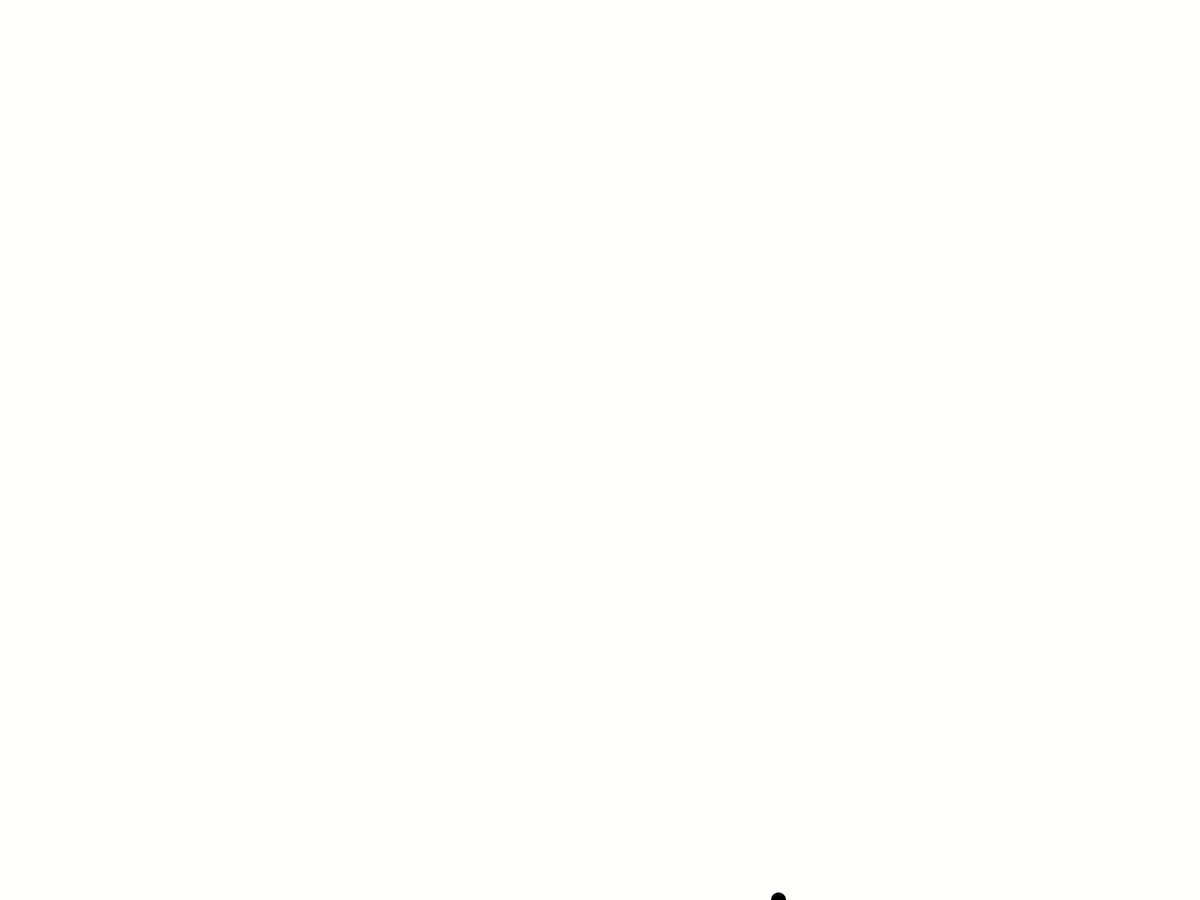
Frame 1 (no input)
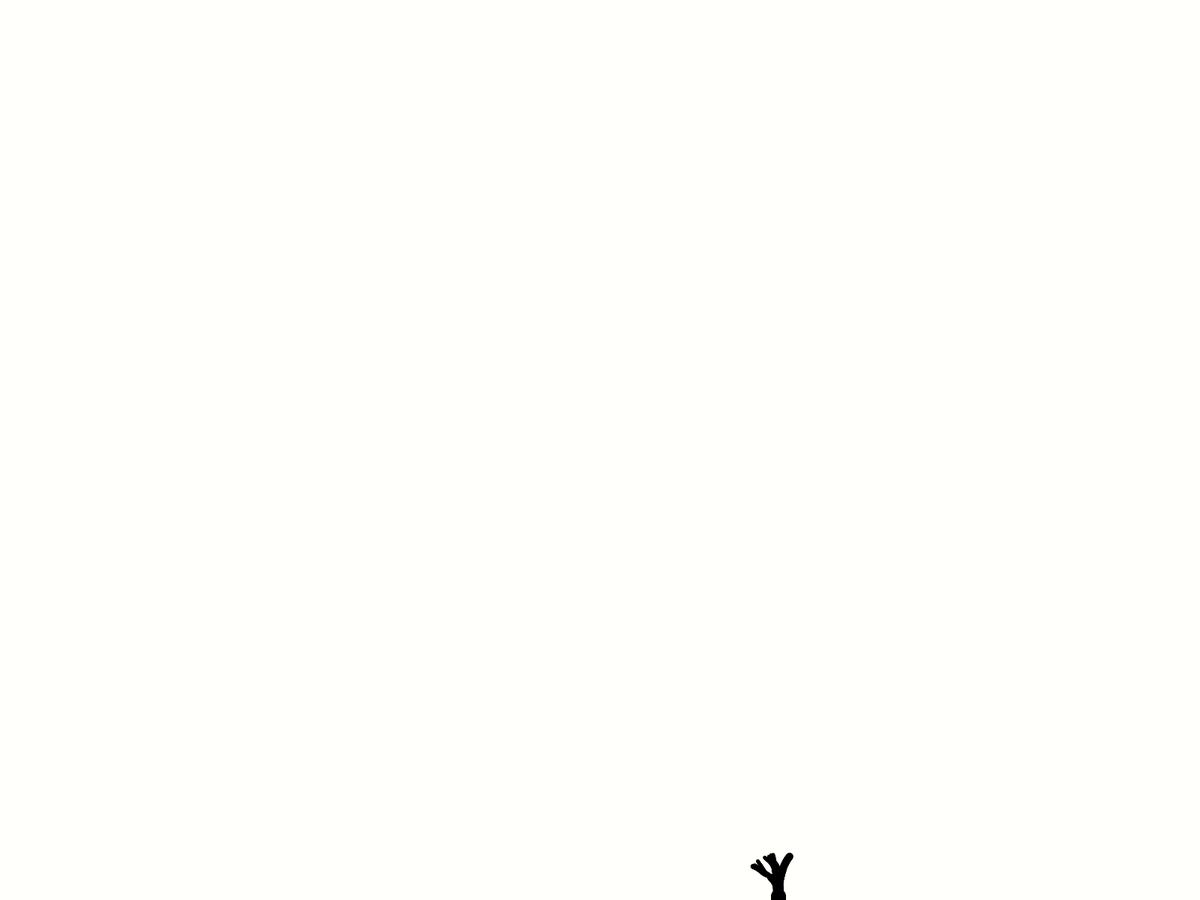
Frame 60 (the mouse pressed at the canvas centre just before this capture)
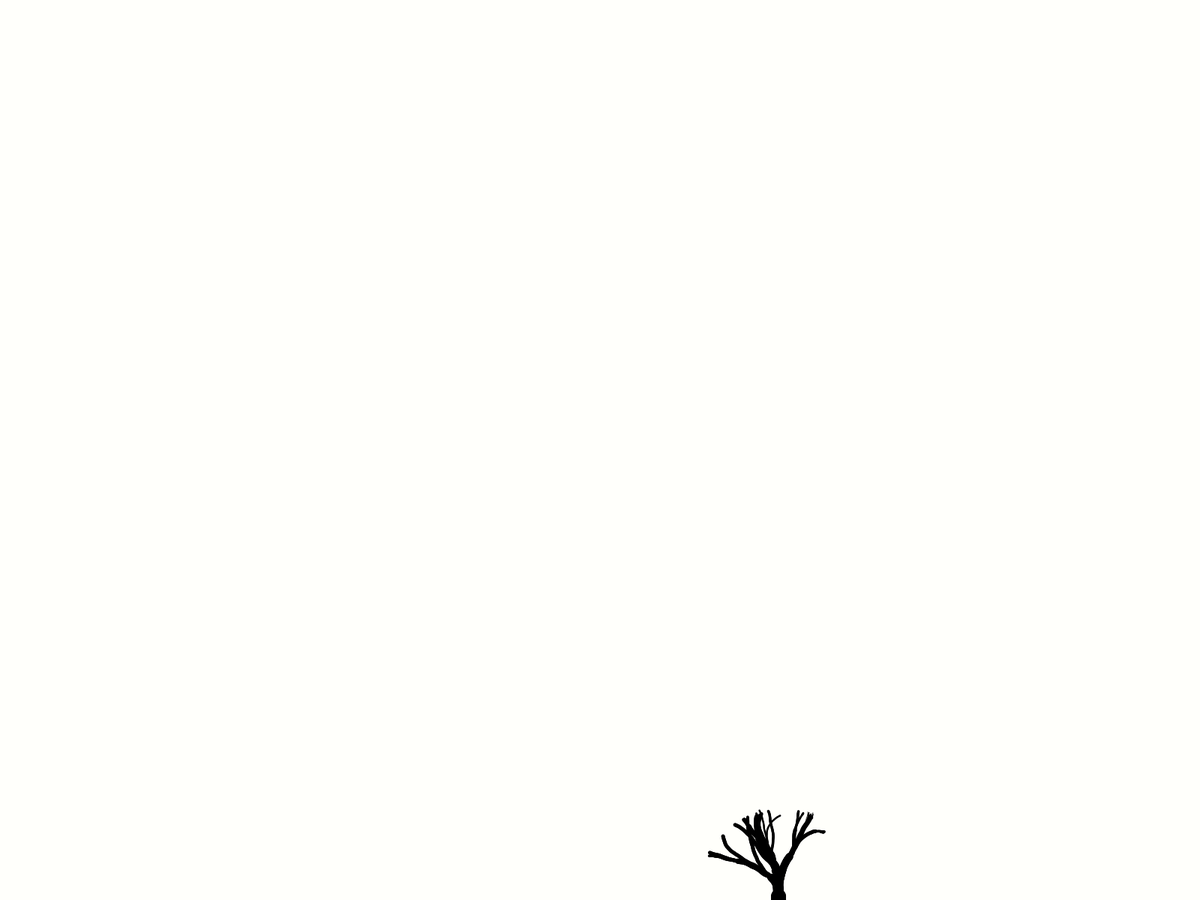
Frame 120 (the mouse held since frame 60 and released just before this capture)

The Processing sketch that drew these frames (run headless with seeded random() and noise(); from frame 60 on, the mouse is pressed at the canvas centre):

// Processing sketch: growing_tree
// ── growing_tree.pde
//references: https://processing.org/examples/tree.html, openprocessing.org trees

class Pathfinder {
  
  PVector location;
  PVector velocity;
  float diameter;
  
  Pathfinder() {
    location = new PVector(random(10, width), height);
    velocity = new PVector(0, -1);
    diameter = 20;
  }
  
  Pathfinder(Pathfinder parent) {
    location = parent.location.get();
    velocity = parent.velocity.get();
    float area = PI*sq(parent.diameter/2); // just used in the new diameter calculation
    float newDiam = sqrt(area/2/PI)*2;
    diameter = newDiam;
    parent.diameter = newDiam;
  }
  
  void update() {
    if (diameter>0.5) {
      location.add(velocity);
      PVector bump = new PVector(random(-1, 1), random(-1, 1));
      bump.mult(0.1);
      velocity.add(bump);
      velocity.normalize();
      if (random(0, 1)<0.02) {
        paths = (Pathfinder[]) append(paths, new Pathfinder(this));
      }
    }
  }
  
}

Pathfinder[] paths;

void setup() {
  fullScreen();
  background(255, 255, 251);
  ellipseMode(CENTER);
  fill(0);
  noStroke();
  smooth();
  paths = new Pathfinder[1];
  paths[0] = new Pathfinder();
}

void draw() {
    for (int i=0;i<paths.length; i++) {
    PVector loc = paths[i].location;  
    float diam = paths[i].diameter;
    ellipse(loc.x, loc.y, diam, diam);
    paths[i ].update();
  }
  if (frameCount % 1020 == 0){
  paths = new Pathfinder[1];
  paths[0] = new Pathfinder();
  }
  //clear the screen at a random interval
  
  if (frameCount % 61200 == 0){
    background(255, 255, 251, 5);
  }
  
}
